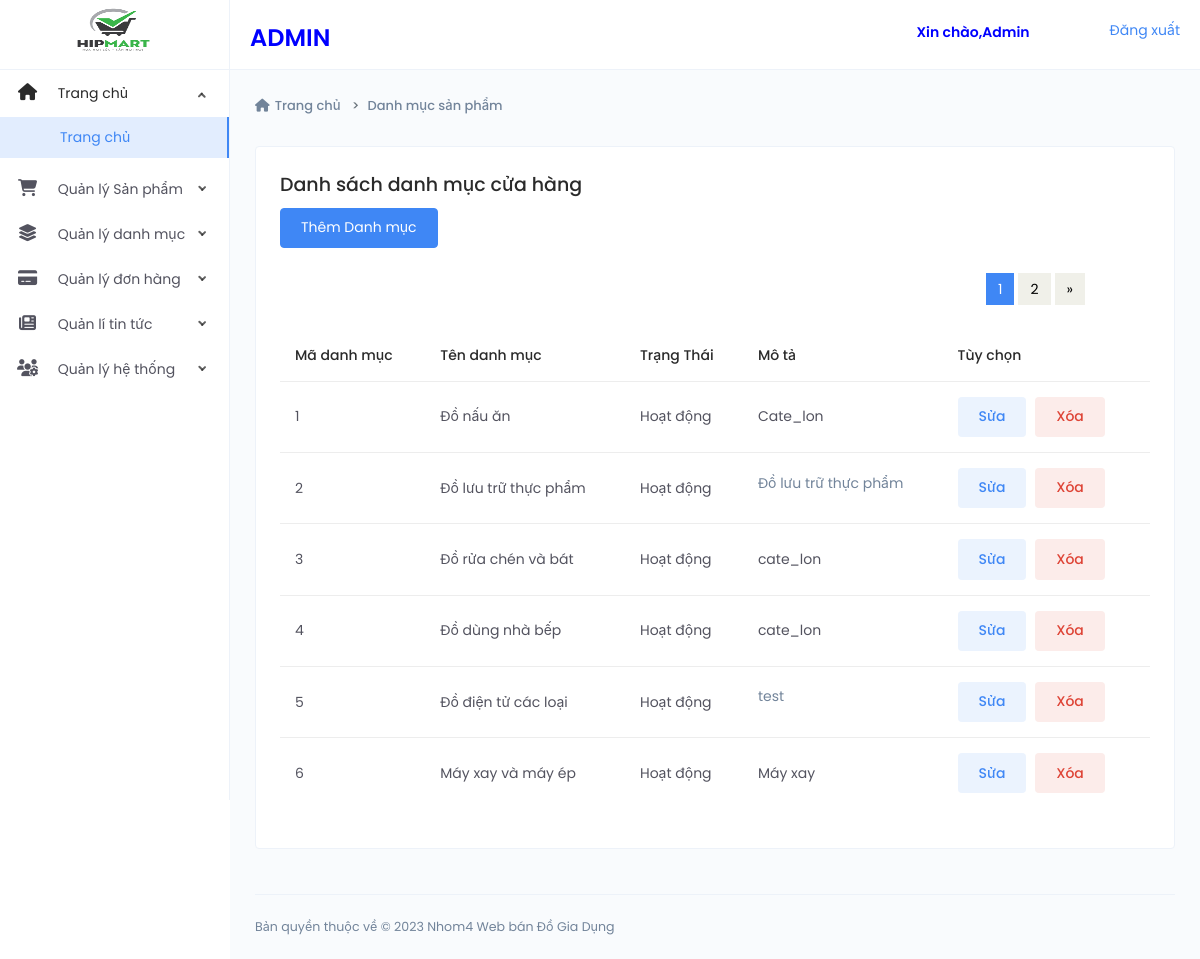
The app's page /Webdogiadung/Admin/danhmuc.php (signed in) with its own data.
### tables this page shows
CREATE TABLE `categorys` (
  `CategoryID` int(11) NOT NULL,
  `Catename` varchar(45) NOT NULL,
  `Status` bit(5) NOT NULL,
  `TypeID` int(11) NOT NULL,
  `Description` varchar(100) NOT NULL
);

### Webdogiadung/Admin/danhmuc.php (the view, shortened to what this page needs)
<?php
require('Header_admin.php');
?>
<?php
require('Nav_left.php');
?>
<div class="page-container">
    <div class="main-content">
        <div class="page-header">
            <div class="header-sub-title">
                <nav class="breadcrumb breadcrumb-dash">
                <a href="index.php" class="breadcrumb-item"><i class="fa-solid fa-house m-r-5"></i>Trang chủ</a>
                    <a class="breadcrumb-item" href="#">Danh mục sản phẩm</a>
                </nav>
            </div>
        </div>
        <div class="card">
            <div class="card-body">
                <h4>Danh sách danh mục cửa hàng</h4>
                <?php require('Add_category.php') ?>
                <div class="m-t-25">
                    <?php
                    $itemsPerPage = 6;
                    $page = 1;
                    $offset = ($page - 1) * $itemsPerPage;
                    $sql = "SELECT COUNT(*) as totalItems FROM `categorys`";
                    $result = mysqli_query($conn, $sql);
                    $row = mysqli_fetch_assoc($result);
                    $totalItems = $row["totalItems"];
                    $totalPages = ceil($totalItems / $itemsPerPage);
                    $sql = "SELECT * FROM `categorys`  Limit " . $offset . "," . $itemsPerPage;
                    $result = mysqli_query($conn, $sql);
                    if (mysqli_num_rows($result) > 0) {
                    ?>
                        <ul class="pagination">
                            <?php for ($i = 1; $i <= $totalPages; $i++) { ?>
                                <?php if ($i == $page) { ?>
                                    <li class="active"><a href="danhmuc.php?page=<?php echo $i; ?>"><?php echo $i; ?></a></li>
                                <?php } else { ?>
                                    <li><a href="danhmuc.php?page=<?php echo $i; ?>"><?php echo $i; ?></a></li>
                                <?php } ?>
                            <?php } ?>
                            <?php if ($page < $totalPages) { ?>
                                <li><a href="danhmuc.php?page=<?php echo ($page + 1); ?>">&raquo;</a></li>
                            <?php } ?>
                        </ul>
                        <table id="data-table" class="table">
                            <thead>
                                <tr>
                                    <th>Mã danh mục</th>
                                    <th>Tên danh mục</th>
                                    <th>Trạng Thái</th>
                                    <th>Mô tả</th>
                                    <th>Tùy chọn </th>
                                </tr>
                            </thead>
                            <tbody>
                                <?php
                                while ($row = mysqli_fetch_assoc($result)) {
                                    $idcat = $row['CategoryID'];
                                    $sql = "SELECT * FROM categorys";
                                    $res = mysqli_query($conn, $sql);
                                ?>
                                    <tr>
                                        <td><?php echo $idcat ?></td>
                                        <td><?php echo $row['Catename'] ?></td>
                                        <td><?php echo $row['Status'] == 0 ? 'Hoạt động ' : 'Không hoạt động'; ?></td>
                                        <td><?php echo $row['Description'] ?></td>
                                        <td class="tuychon">
                                            <a class="btn btn-primary btn-tone m-r-5" href="./capnhat_danhmuc.php?CategoryID=<?php echo $row['CategoryID']; ?>">Sửa</a>
                                            <a class="btn btn-danger btn-tone m-r-5" href="./xoa_danhmuc.php?CategoryID=<?php echo $row['CategoryID']; ?>" onclick="return confirm('Bạn có chắc chắn muốn xóa danh mục này không?');">Xóa</a>
                                        </td>
                                    </tr>
                                <?php
                                } ?>
                            </tbody>
                        </table>
                    <?php
                    } ?>
                </div>
            </div>
        </div>
    </div>
    <?php
    require('Footer_Admin.php');
    ?>

### Webdogiadung/Admin/assets/css/style.css (style rules this page uses)
.pagination { display: flex; align-items: center; justify-content: flex-end; margin-bottom: 25px; margin-top: 15px; margin-right: 60px; list-style: none; }
.pagination li:first-child a, .pagination li:first-child span { border-bottom-left-radius: 0; border-top-left-radius: 0; margin-left: 0; }
.pagination li:last-child a, .pagination li:last-child span { border-bottom-right-radius: 0; border-top-right-radius: 0; }
.pagination .active a, .pagination .active span, .pagination .active a:hover, .pagination .active span:hover, .pagination .active a:focus, .pagination .active span:focus { background-color: #3f87f5; border-color: #3f87f5; color: #ffffff; cursor: default; z-index: 2; }
.pagination li a, .pagination li span { background-color: #f0f0e9; border: 0; float: left; line-height: 1.42857; margin-left: -1px; padding: 6px 12px; position: relative; text-decoration: none; margin-right: 5px; color: #000; }

### records on screen
categorys: CategoryID "1", Catename "Đồ nấu ăn", Status "Hoạt động", Description "Cate_lon"
categorys: CategoryID "2", Catename "Đồ lưu trữ thực phẩm", Status "Hoạt động", Description "Đồ lưu trữ thực phẩm"
categorys: CategoryID "3", Catename "Đồ rửa chén và bát", Status "Hoạt động", Description "cate_lon"
categorys: CategoryID "4", Catename "Đồ dùng nhà bếp", Status "Hoạt động", Description "cate_lon"
categorys: CategoryID "5", Catename "Đồ điện tử các loại", Status "Hoạt động", Description "test"
categorys: CategoryID "6", Catename "Máy xay và máy ép", Status "Hoạt động", Description "Máy xay"
